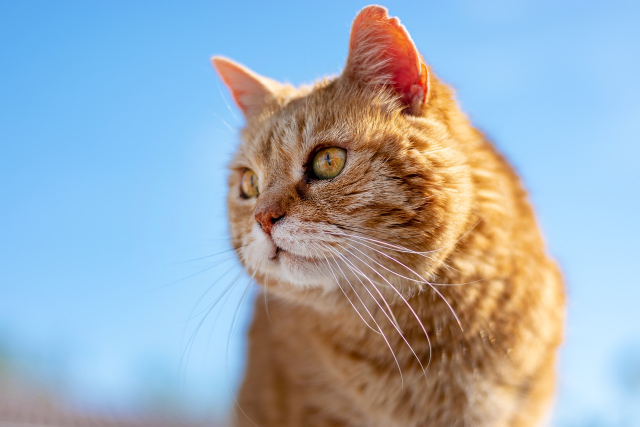
#> input picture GoingDeeper/GD13/images/mycat.jpg, 1280 x 853 px, given in place of pillow_practice.png, which was not available (shown at 1/2 size)
$ jupyter execute --allow-errors '[F-16]Pillow,OpenCV (1).ipynb'   (shell and % lines are left out)   (text cells are left out)
#> lines starting #> are read from the running program, lines starting #| are printed output that depends on the picture; after the words box and inside, x2 and y2 are one past the last pixel; in counts of white or black regions, pixels touching at a corner belong together; pictures that were not available may be replaced by others from this repository, and a replacement may not be noted
[cell 1]
import numpy as np
from PIL import Image

data = np.zeros([32, 32, 3], dtype=np.uint8)
image = Image.fromarray(data, 'RGB')
#> image: PIL image 32x32 RGB; every value is 0
image

[cell 2]
## 연습용 이미지를 열어 width와 height를 출력하고, .save()를 이용해 jpg 파일 포맷으로 저장하기

[cell 3]
#- 문제 2 -#
from PIL import Image
import os

# 연습용 파일 경로
image_path = os.getenv('HOME')+'/aiffel/python_image_proc/data/pillow_practice.png'

# 이미지 열기
img = Image.open(image_path)
#> img is the input picture: PIL image 1280x853 RGB; mean R, G, B 157.7, 172.6, 184.6

# width와 height 출력
print(img.width)
#| 1280
print(img.height)
#| 853

# JPG 파일 형식으로 저장해보기
new_image_path = os.getenv('HOME')+'/aiffel/python_image_proc/data/jpg_pillow_practice.jpg'
img = img.convert('RGB')
img.save(new_image_path)

[cell 4]
## resize()를 이용하여 이미지를 100X200으로 변경해 저장하기

[cell 5]
#- 문제 3 -#
# [[YOUR CODE]]

resized_image = img.resize((100,200))
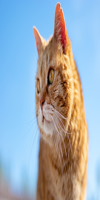
#> resized_image: PIL image 100x200 RGB; mean R, G, B 157.7, 172.6, 184.6

resized_image_path = os.getenv('HOME')+'/aiffel/python_image_proc/data/pillow_practice_resized.png'
resized_image.save(resized_image_path)
resized_image

[cell 6]
## crop()을 이용해 눈 부분만 잘라내기

[cell 7]
box = (300, 100, 600, 400)
area = img.crop(box)
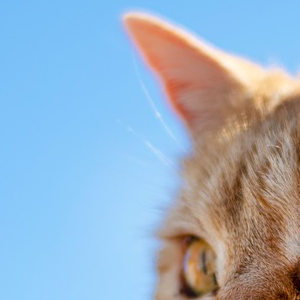
#> area: PIL image 300x300 RGB; mean R, G, B 152.5, 175.1, 195.8

cropped_image_path = os.getenv('HOME')+'/aiffel/python_image_proc/data/pillow_practice_cropped.png'
area.save(cropped_image_path)
area

[cell 8]
import os
import pickle
from PIL import Image

dir_path = os.getenv('HOME')+'/aiffel/python_image_proc/data/cifar-100-python'
train_file_path = os.path.join(dir_path, 'train')

#> (the rest of this cell did not finish here and is left out)

#> (a cell that did not finish here is left out)

#> (a cell that did not finish here is left out)

#> (a cell that did not finish here is left out)

#> (a cell that did not finish here is left out)

#> (a cell that did not finish here is left out)

#> (a cell that did not finish here is left out)

[cell 15]
import os
import cv2 as cv
import numpy as np
from  matplotlib import pyplot as plt

img_path = os.getenv('HOME')+'/aiffel/python_image_proc/data/cv_practice.png'
img = cv.imread(img_path)
#> img: shape (853, 1280, 3)

# Convert BGR to HSV
hsv = cv.cvtColor(img, cv.COLOR_BGR2HSV)
#> hsv: shape (853, 1280, 3); mean H, S, V 70.6, 109.5, 216.1

# define range of blue color in HSV
lower_blue = np.array([100,100,100])
upper_blue = np.array([130,255,255])

# Threshold the HSV image to get only blue colors
mask = cv.inRange(hsv, lower_blue, upper_blue)
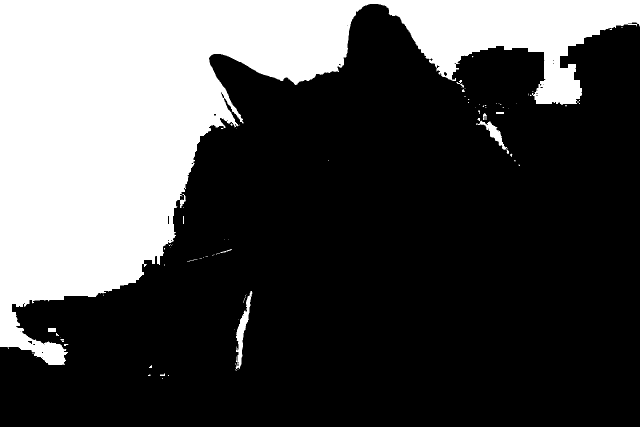
#> mask: shape (853, 1280) (shown at 1/2 size); 30.3% white; 84 white regions (68 under 20 px), largest, box (x1, y1, x2, y2) and area: (0, 0, 1280, 730) 327622, (471, 582, 505, 740) 1579, (952, 241, 1018, 308) 920

# Bitwise-AND mask and original image
res = cv.bitwise_and(img, img, mask=mask)
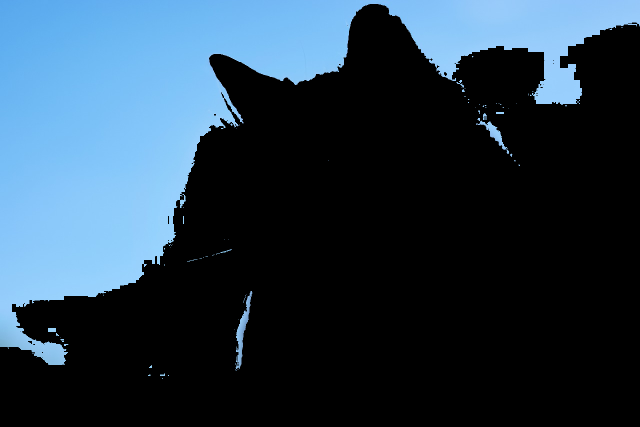
#> res: shape (853, 1280, 3) (shown at 1/2 size); mean B, G, R 75, 59.1, 39.3

plt.imshow(cv.cvtColor(img, cv.COLOR_BGR2RGB))
plt.show()
plt.imshow(cv.cvtColor(mask, cv.COLOR_BGR2RGB))
plt.show()
plt.imshow(cv.cvtColor(res, cv.COLOR_BGR2RGB))
plt.show()

[cell 16]
import os
import pickle
import cv2
import numpy as np
from matplotlib import pyplot as plt
from tqdm import tqdm
from PIL import Image

# 전처리 시 생성했던 디렉토리 구조
dir_path = os.getenv('HOME')+'/aiffel/python_image_proc/'
train_file_path = os.path.join(dir_path, 'train')
images_dir_path = os.path.join(dir_path, 'cifar-images')

[cell 17]
# 파일명을 인자로 받아 해당 이미지 파일과 히스토그램을 출력해 주는 함수
def draw_color_histogram_from_image(file_name):
    image_path = os.path.join(images_dir_path, file_name)
    # 이미지 열기
    img = Image.open(image_path)
    cv_image = cv2.imread(image_path)

    # Image와 Histogram 그려보기
    f=plt.figure(figsize=(10,3))
    im1 = f.add_subplot(1,2,1)
    im1.imshow(img)
    im1.set_title("Image")

    im2 = f.add_subplot(1,2,2)
    color = ('b','g','r')
    for i,col in enumerate(color):
        # image에서 i번째 채널의 히스토그램을 뽑아서(0:blue, 1:green, 2:red)
        histr = cv2.calcHist([cv_image],[i],None,[256],[0,256])
        im2.plot(histr,color = col)   # 그래프를 그릴 때 채널 색상과 맞춰서 그립니다.
    im2.set_title("Histogram")

#> (a cell that did not finish here is left out)

[cell 19]
def get_histogram(image):
    histogram = []

    # Create histograms per channels, in 4 bins each.
    for i in range(3):
        channel_histogram = cv2.calcHist(images=[image],
                                         channels=[i],
                                         mask=None,
                                         histSize=[4],  # 히스토그램 구간을 4개로 한다.
                                         ranges=[0, 256])
        histogram.append(channel_histogram)
#> this loop made 3 passes
#> channel_histogram on passes 1 to 3: [130407, 199782, 111334, 650317], [35155, 198694, 290144, 567847], [4634, 221161, 684802, 181243]
#> after the loop, histogram = [[130407, 199782, 111334, 650317], [35155, 198694, 290144, 567847], [4634, 221161, 684802, 181243]]

    histogram = np.concatenate(histogram)
#> histogram = [130407, 199782, 111334, 650317, 35155, 198694, 290144, 567847, 4634, 221161, 684802, 181243]
    histogram = cv2.normalize(histogram, histogram)
#> histogram = [0.107, 0.164, 0.0912, 0.533, 0.0288, 0.163, 0.238, 0.465, 0.0038, 0.181, 0.561, 0.148]

    return histogram

#> (a cell that did not finish here is left out)

[cell 21]
import os
import pickle
import cv2
import numpy as np
from matplotlib import pyplot as plt
from tqdm import tqdm

def build_histogram_db():
    histogram_db = {}

    #디렉토리에 모아 둔 이미지 파일들을 전부 리스트업합니다.
    path = images_dir_path
    file_list = os.listdir(images_dir_path)

    # [[YOUR CODE]]
    for file_name in tqdm(file_list):
        file_path = os.path.join(images_dir_path, file_name)
        image = cv2.imread(file_path)

        histogram = get_histogram(image)

        histogram_db[file_name] = histogram

    return histogram_db

[cell 22]
# build_histogram_db() 확인용
histogram_db = build_histogram_db()
#> histogram_db = {'mycat.jpg': [0.107, 0.164, 0.0912, 0.533, 0.0288, 0.163, 0.238, 0.465, 0.0038, 0.181, 0.561, 0.148]}
#> (the rest of this cell did not finish here and is left out)

[cell 23]
def get_target_histogram():
    filename = input("이미지 파일명을 입력하세요: ")
#> the answer given: ../GoingDeeper/GD13/images/mycat.jpg
    if filename not in histogram_db:
        print('유효하지 않은 이미지 파일명입니다.')
        return None
    return histogram_db[filename]

[cell 24]
target_histogram = get_target_histogram()
target_histogram

[cell 25]
def search(histogram_db, target_histogram, top_k=5):
#> called with top_k = 5
    results = {}

    # Calculate similarity distance by comparing histograms.
    for file_name, histogram in tqdm(histogram_db.items()):
        distance = cv2.compareHist(H1=target_histogram,
                                   H2=histogram,
                                   method=cv2.HISTCMP_CHISQR)

        results[file_name] = distance
#> this loop made 1 pass
#> file_name on pass 1: 'mycat.jpg'
#> after the loop, results = 0 items
#> the answer given: ../GoingDeeper/GD13/images/mycat.jpg

    results = dict(sorted(results.items(), key=lambda item: item[1])[:top_k])

    return results
